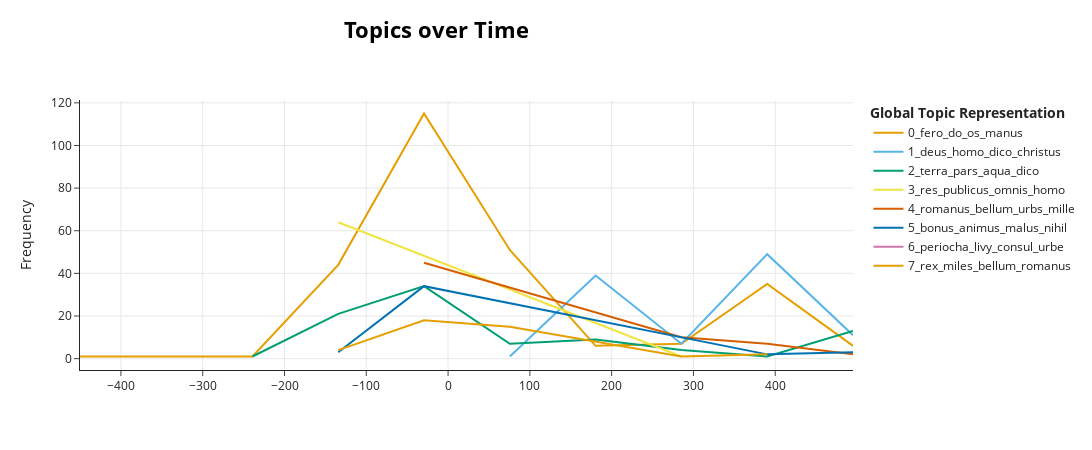

Notebook cell for this chart:
### Code cell
from plotly.offline import init_notebook_mode, iplot
init_notebook_mode(connected=True)  

p = topic_model.visualize_topics_over_time(topics_over_time, top_n_topics=8)
p

### Figure 1 — Plotly figure (JSON) as saved in the notebook; plotly's stock layout.template omitted (floating-point values rounded to 4 significant figures)
{"data": [{"hoverinfo": "text", "hovertext": ["<b>Topic 0</b><br>Words: tabula, ni, duplio, ius, endo", "<b>Topic 0</b><br>Words: coss, pluo, fulmen, caelum, fulmine", "<b>Topic 0</b><br>Words: pyrrhus, do, bellum, liber, ferrum", "<b>Topic 0</b><br>Words: fero, do, os, arma, magnus", "<b>Topic 0</b><br>Words: fero, do, os, manus, pectus", "<b>Topic 0</b><br>Words: do, fero, os, pectus, manus", "<b>Topic 0</b><br>Words: lumen, amor, terra, caelum, flamma", "<b>Topic 0</b><br>Words: carmen, musa1, metrum, felix, uotum", "<b>Topic 0</b><br>Words: fero, os, christus, do, manus", "<b>Topic 0</b><br>Words: que, particula, os, fero, cesar"], "marker": {"color": "#E69F00"}, "mode": "lines", "name": "0_fero_do_os_manus", "type": "scatter", "x": [-450.0, -344.1, -239.2, -134.3, -29.4, 75.5, 180.4, 285.3, 390.2, 495.1], "y": [1, 1, 1, 44, 115, 51, 6, 7, 35, 6]}, {"hoverinfo": "text", "hovertext": ["<b>Topic 1</b><br>Words: deus, omnis, homo, dico, daemon", "<b>Topic 1</b><br>Words: deus, christus, homo, dico, omnis", "<b>Topic 1</b><br>Words: deus, homo, dico, filius, omnis", "<b>Topic 1</b><br>Words: deus, dico, homo, corpus, spiritus", "<b>Topic 1</b><br>Words: deus, homo, dico, omnis, dei"], "marker": {"color": "#56B4E9"}, "mode": "lines", "name": "1_deus_homo_dico_christus", "type": "scatter", "x": [75.5, 180.4, 285.3, 390.2, 495.1], "y": [1, 39, 7, 49, 11]}, {"hoverinfo": "text", "hovertext": ["<b>Topic 2</b><br>Words: uti, facio, vinum, ubius, bene", "<b>Topic 2</b><br>Words: pars, terra, habeo, corpus, ratio", "<b>Topic 2</b><br>Words: terra, pars, aqua, sol, magnus", "<b>Topic 2</b><br>Words: quinarius, aqua, digitus, mille, urbs", "<b>Topic 2</b><br>Words: mare, terra, habeo, pars, primus", "<b>Topic 2</b><br>Words: terra, latus, mare, aequor, multus", "<b>Topic 2</b><br>Words: mare, septentrio, orior, meridies, occasus", "<b>Topic 2</b><br>Words: voco, graecum, dico, dictum, terra"], "marker": {"color": "#009E73"}, "mode": "lines", "name": "2_terra_pars_aqua_dico", "type": "scatter", "x": [-239.2, -134.3, -29.4, 75.5, 180.4, 285.3, 390.2, 495.1], "y": [1, 21, 34, 7, 9, 4, 1, 13]}, {"hoverinfo": "text", "hovertext": ["<b>Topic 3</b><br>Words: res, publicus, omnis, homo, video", "<b>Topic 3</b><br>Words: basilica, populus, dico, ecclesia, venio"], "marker": {"color": "#F0E442"}, "mode": "lines", "name": "3_res_publicus_omnis_homo", "type": "scatter", "x": [-134.3, 285.3], "y": [64, 1]}, {"hoverinfo": "text", "hovertext": ["<b>Topic 4</b><br>Words: periocha, livy, urbe, livi, condita", "<b>Topic 4</b><br>Words: romanus, bellum, consul, vinco, urbs", "<b>Topic 4</b><br>Words: bellum, romanus, mille, urbs, consul", "<b>Topic 4</b><br>Words: romanus, ann, regno, rex, bellum"], "marker": {"color": "#D55E00"}, "mode": "lines", "name": "4_romanus_bellum_urbs_mille", "type": "scatter", "x": [-29.4, 285.3, 390.2, 495.1], "y": [45, 10, 7, 2]}, {"hoverinfo": "text", "hovertext": ["<b>Topic 5</b><br>Words: dolor, malus, animus, bonus, nihil", "<b>Topic 5</b><br>Words: bonus, animus, malus, omnis, nihil", "<b>Topic 5</b><br>Words: uita, bonus, malus, axioche, socrates", "<b>Topic 5</b><br>Words: ira, animus, alius, omnis, malus"], "marker": {"color": "#0072B2"}, "mode": "lines", "name": "5_bonus_animus_malus_nihil", "type": "scatter", "x": [-134.3, -29.4, 390.2, 495.1], "y": [3, 34, 2, 3]}, {"hoverinfo": "text", "hovertext": ["<b>Topic 6</b><br>Words: periocha, livy, consul, urbe, livi"], "marker": {"color": "#CC79A7"}, "mode": "lines", "name": "6_periocha_livy_consul_urbe", "type": "scatter", "x": [-29.4], "y": [41]}, {"hoverinfo": "text", "hovertext": ["<b>Topic 7</b><br>Words: jugurtha, bellum, rex, omnis, magnus", "<b>Topic 7</b><br>Words: rex, ext, animus, urbs, magnus", "<b>Topic 7</b><br>Words: miles, legio, nero, bellum, princeps", "<b>Topic 7</b><br>Words: miles, omnis, deus, imperium, facio", "<b>Topic 7</b><br>Words: romanus, bellum, multus, res, tantus"], "marker": {"color": "#E69F00"}, "mode": "lines", "name": "7_rex_miles_bellum_romanus", "type": "scatter", "x": [-134.3, -29.4, 75.5, 285.3, 390.2], "y": [4, 18, 15, 1, 2]}], "layout": {"height": 450, "hoverlabel": {"bgcolor": "white", "font": {"family": "Rockwell", "size": 16}}, "legend": {"title": {"text": "<b>Global Topic Representation"}}, "title": {"font": {"color": "Black", "size": 22}, "text": "<b>Topics over Time</b>", "x": 0.4, "xanchor": "center", "y": 0.95, "yanchor": "top"}, "width": 1250, "xaxis": {"autorange": true, "range": [-450.0, 495.1], "showgrid": true, "type": "linear"}, "yaxis": {"autorange": true, "range": [-5.333, 121.3], "showgrid": true, "title": {"text": "Frequency"}, "type": "linear"}}}
